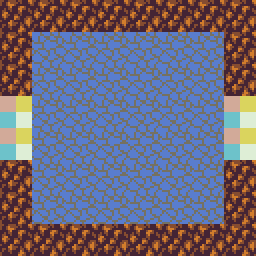

The image is a tile-based game level rendered from a .tmx file. Its description and complete source (layers, tilesets, objects, tile grids) follow:
An orthogonal 8x8 tile map with 32x32 px tiles, 1 tile layer (Floor) and 9 objects (4x wall, 2x portal, actor_spawn).

<map version="1.2" tiledversion="1.2.3" orientation="orthogonal" renderorder="right-down" width="8" height="8" tilewidth="32" tileheight="32" infinite="0" nextlayerid="6" nextobjectid="14">
 <properties>
  <property name="id" value="0002" />
 </properties>
 <tileset firstgid="1" source="tilesets/floor_set.tsx" />
 <layer id="1" name="Floor" width="8" height="8">
  <properties>
   <property name="firstgid" value="1" />
   <property name="tileset" value="base_dev/floor_set" />
  </properties>
  <data encoding="csv">
18,18,18,18,18,18,18,18,
18,8,8,8,8,8,8,18,
18,8,8,8,8,8,8,18,
20,8,8,8,8,8,8,20,
20,8,8,8,8,8,8,20,
18,8,8,8,8,8,8,18,
18,8,8,8,8,8,8,18,
18,18,18,18,18,18,18,18
</data>
 </layer>
 <objectgroup id="5" name="Sectors" />
 <objectgroup id="2" name="Actors">
  <object id="3" name="npc" type="actor_spawn" x="128" y="96">
   <properties>
    <property name="onInteract" value="loadScript(`Name: Teleportation Test Map - Cave - EW`, `Map ID: 0002`)" />
   </properties>
   <point />
  </object>
 </objectgroup>
 <objectgroup id="3" name="Portals">
  <object id="1" name="A" type="portal" x="0" y="96" width="32" height="64">
   <properties>
    <property name="to" value="0000_B" />
   </properties>
  </object>
  <object id="2" name="B" type="portal" x="224" y="96" width="32" height="64">
   <properties>
    <property name="to" value="0000_C" />
   </properties>
  </object>
 </objectgroup>
 <objectgroup id="4" name="Walls">
  <object id="8" x="0" y="0">
   <polygon points="0,0 256,0 256,96 224,96 224,32 32,32 32,96 0,96" />
  </object>
  <object id="9" x="0" y="160">
   <polygon points="0,0 0,96 256,96 256,0 224,0 224,64 32,64 32,0" />
  </object>
  <object id="10" type="wall" x="-32" y="0" width="32" height="256" />
  <object id="11" type="wall" x="-32" y="256" width="320" height="32" />
  <object id="12" type="wall" x="-32" y="-32" width="320" height="32" />
  <object id="13" type="wall" x="256" y="0" width="32" height="256" />
 </objectgroup>
</map>
